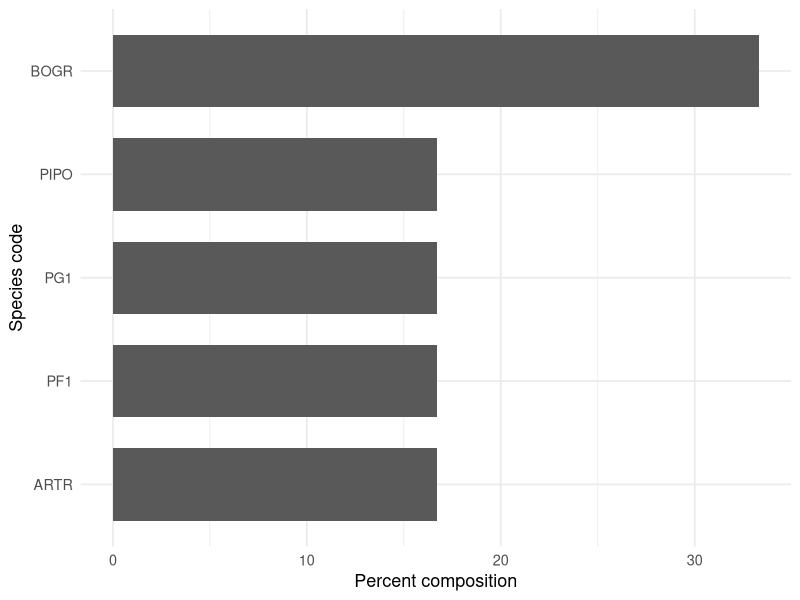
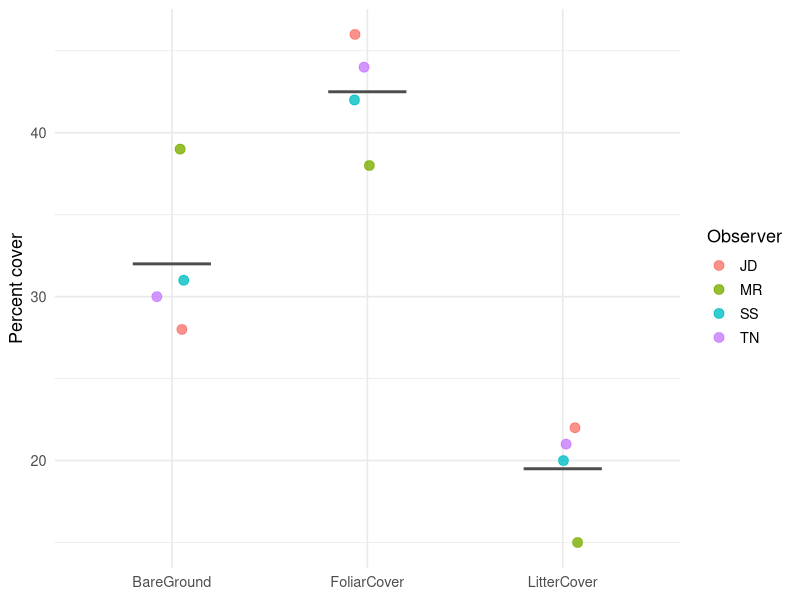

Here is the R script that generated these plots, in order:
# ---------------------------------------------------------------------------
# ENV 226 Lab -- Field methods: running a monitoring plot
#
# Line-point intercept (LPI) analysis, following the AIM Monitoring Manual
# (Herrick et al., USDA-ARS Jornada Experimental Range).
#
# What this script does:
#   1. Reads your LPI datasheet
#   2. Calculates foliar cover, bare ground, basal cover, species composition
#   3. Reads your observer calibration sheet and checks the 10-point standard
#
# HOW TO USE THIS SCRIPT
#   - Put lpi_datasheet.csv and calibration_datasheet.csv in the same folder
#   - In RStudio: Session > Set Working Directory > To Source File Location
#   - Run one line at a time (Ctrl/Cmd + Enter)
# ---------------------------------------------------------------------------

library(tidyverse)

# --- 0. The non-plant codes ------------------------------------------------
# These are the codes that are NOT species. Anything not in this list, and
# not blank, is treated as a plant species code.

nonplant_codes <- c("N",                                   # nothing hit
                    "HL", "WL", "NL", "VL", "DS",          # litter, etc.
                    "S", "LC", "CY", "M", "D",             # soil surface
                    "R", "GR", "CB", "ST", "BY", "BR", "W")

# --- 1. Read your data -----------------------------------------------------

lpi <- read.csv("lpi_datasheet.csv", stringsAsFactors = FALSE)

head(lpi)
str(lpi)

# How many pin drops did you record?
n_points <- nrow(lpi)
n_points

# Sanity check: you should have 50 points per transect.
lpi |> count(Transect, name = "points")

# --- 2. Tidy it ------------------------------------------------------------
# Reshape to one row per (point, layer) so every hit is its own row.
# This is what makes all four calculations below simple.

hits <- lpi |>
  pivot_longer(
    cols      = c(TopLayer, Lower1, Lower2, SoilSurface),
    names_to  = "Layer",
    values_to = "Code"
  ) |>
  mutate(Code = na_if(trimws(Code), "")) |>
  filter(!is.na(Code)) |>
  mutate(is_plant = !(Code %in% nonplant_codes))

head(hits)

# --- 3. Cover calculations -------------------------------------------------

## % foliar cover -- points where the TOP layer is a plant
foliar_points <- lpi |>
  filter(!(trimws(TopLayer) %in% nonplant_codes), trimws(TopLayer) != "") |>
  nrow()

pct_foliar <- 100 * foliar_points / n_points

## % bare ground -- top layer N, nothing in the lower layers, soil surface S
bare_points <- lpi |>
  filter(
    trimws(TopLayer) == "N",
    trimws(Lower1) == "" | is.na(Lower1),
    trimws(Lower2) == "" | is.na(Lower2),
    trimws(SoilSurface) == "S"
  ) |>
  nrow()

pct_bare <- 100 * bare_points / n_points

## % basal cover -- points with a SPECIES code in the soil surface column
basal_points <- lpi |>
  filter(!(trimws(SoilSurface) %in% nonplant_codes),
         trimws(SoilSurface) != "") |>
  nrow()

pct_basal <- 100 * basal_points / n_points

cover_summary <- tibble(
  Indicator = c("Foliar cover", "Bare ground", "Basal cover"),
  Percent   = round(c(pct_foliar, pct_bare, pct_basal), 1)
)

cover_summary

# NOTE: these three do NOT add to 100. They count different events over the
# same set of points. If yours sum to 130, nothing is wrong.

## Species composition -- of the points with rooted vegetation, what
## proportion does each species occur at (in ANY layer)?

points_with_veg <- hits |>
  filter(is_plant) |>
  distinct(PointID) |>
  nrow()

composition <- hits |>
  filter(is_plant) |>
  distinct(PointID, Code) |>          # each species once per point
  count(Code, name = "n_points") |>
  mutate(pct_composition = round(100 * n_points / points_with_veg, 1)) |>
  arrange(desc(pct_composition))

composition

# Figure 1 -- species composition
# (No title on the figure: put it in the caption.)
fig1 <- composition |>
  slice_max(pct_composition, n = 10) |>
  ggplot(aes(x = reorder(Code, pct_composition), y = pct_composition)) +
  geom_col(fill = "grey35", width = 0.7) +
  coord_flip() +
  labs(x = "Species code", y = "Percent composition") +
  theme_minimal(base_size = 13)

fig1

# --- 4. Observer calibration -----------------------------------------------
#
# The AIM standard for LPI: all observers must be within 10 PERCENTAGE POINTS
# (absolute) of one another, for each indicator.

cal <- read.csv("calibration_datasheet.csv", stringsAsFactors = FALSE)

cal_check <- cal |>
  group_by(Indicator) |>
  summarise(
    n_observers = n(),
    min_pct     = min(Value_pct),
    max_pct     = max(Value_pct),
    mean_pct    = round(mean(Value_pct), 1),
    spread      = max(Value_pct) - min(Value_pct),
    .groups     = "drop"
  ) |>
  mutate(passes_10pt = ifelse(spread <= 10, "PASS", "FAIL"))

cal_check

# Figure 2 -- who said what
fig2 <- ggplot(cal, aes(x = Indicator, y = Value_pct)) +
  geom_point(aes(colour = Observer), size = 3, alpha = 0.8,
             position = position_jitter(width = 0.08, height = 0)) +
  stat_summary(fun = mean, geom = "crossbar", width = 0.4,
               colour = "grey30", linewidth = 0.4) +
  labs(x = NULL, y = "Percent cover", colour = "Observer") +
  theme_minimal(base_size = 13)

fig2

# If an indicator FAILS, the useful question is WHICH observer is the
# outlier and WHY. Look at the point that is furthest from the group mean:

cal |>
  group_by(Indicator) |>
  mutate(deviation = Value_pct - mean(Value_pct)) |>
  arrange(desc(abs(deviation))) |>
  ungroup() |>
  head(5)

# Remember: the fix for observer error is a clearer protocol, not more effort.
